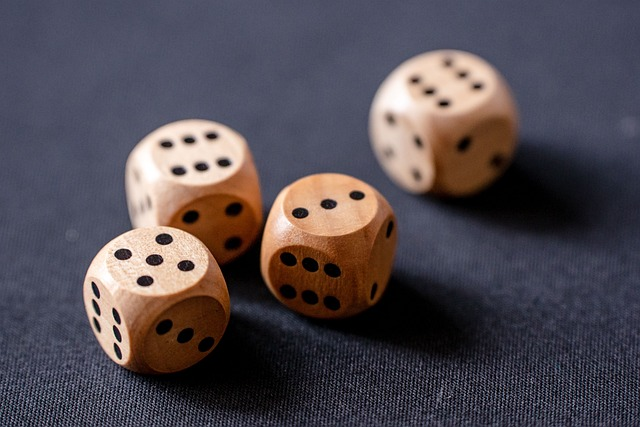
#> input picture Computer_Vision_LAB/photo.jpg, 640 x 427 px
$ python grayscale_conversion.py
#> lines starting #> are read from the running program, lines starting #| are printed output that depends on the picture
import cv2

# Load the original image
image = cv2.imread('../photo.jpg')  # Adjust path if needed
#> image is the input picture: shape (427, 640, 3); mean B, G, R 80.7, 74.3, 82
cv2.imshow("Original Image", image)

# Convert to grayscale
gray_image = cv2.cvtColor(image, cv2.COLOR_BGR2GRAY)
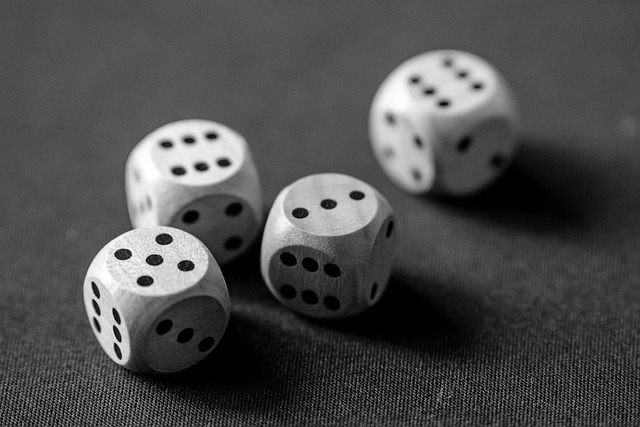
#> gray_image: shape (427, 640); min 0, max 255, mean 77.4
cv2.imshow("Grayscale Image", gray_image)

# Save grayscale image

cv2.imwrite('photo_gray.jpg', gray_image)

# Wait and close windows
cv2.waitKey(0)
cv2.destroyAllWindows()
